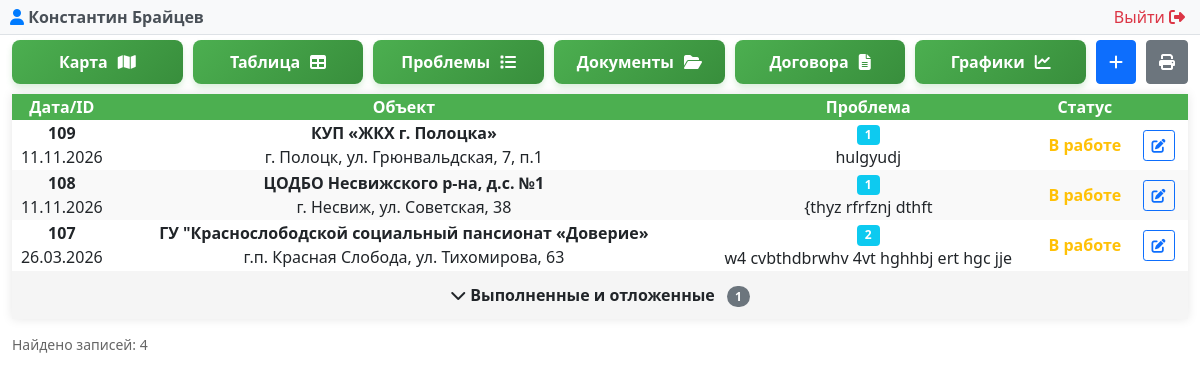
/avr.php (signed in), run on the app's committed database.
### tables this page shows
CREATE TABLE "LIFTEH_avr" ("id" integer NOT NULL PRIMARY KEY AUTOINCREMENT, "insert_date" datetime NOT NULL, "problem" varchar(500) NOT NULL, "work_id" integer NULL, "object_id" bigint NOT NULL REFERENCES "LIFTEH_object" ("id") DEFERRABLE INITIALLY DEFERRED, "user_id" integer NOT NULL REFERENCES "auth_user" ("id") DEFERRABLE INITIALLY DEFERRED, "result" integer NULL);

### avr.php (called while the page is built, shortened)
<?php
require __DIR__ . '/modules/avr/avr.php';

### modules/auth/auth.php (called while the page is built, shortened)
<?php
function getCurrentUser() {
    try {
        $pdo = getDbConnection();
        $stmt = $pdo->prepare("SELECT id, username, email, first_name, last_name, is_superuser, is_staff, is_active, dogovor FROM auth_user WHERE id = ?");
        $stmt->execute([$_SESSION['user_id']]);
        return $stmt->fetch(PDO::FETCH_ASSOC);
    } catch (PDOException $e) {
        error_log("Ошибка получения пользователя: " . $e->getMessage());
        return null;
    }
}
?>

### modules/avr/avr.php (shortened to what this page needs)
<?php
require_once __DIR__ . '/../../modules/auth/auth.php';
$currentUser = getCurrentUser();
try {
    $db = getDbConnection();
    $sql = "SELECT a.*,
                   w.name as work_name,
                   w.quantity,
                   w.unit,
                   o.customer as object_customer,
                   o.address as object_address,
                   (SELECT COUNT(*) FROM LIFTEH_work WHERE avr_id = a.id) as works_count
            FROM LIFTEH_avr a
            LEFT JOIN LIFTEH_work w ON a.work_id = w.id
            LEFT JOIN LIFTEH_object o ON a.object_id = o.id
            ORDER BY a.id DESC";
    $stmt = $db->query($sql);
    $all_avr_records = $stmt->fetchAll(PDO::FETCH_ASSOC);
    $active_records = [];
    $archived_records = [];
    foreach ($all_avr_records as $record) {
        if (in_array($record['result'], ['Выполнено', 'Отложено', 'Отменено'])) {
            $archived_records[] = $record;
        } else {
            $active_records[] = $record;
        }
    }
    $total_records_count = count($all_avr_records);
} catch (PDOException $e) {
    die("Ошибка подключения к базе данных: " . $e->getMessage());
}
?>
<!DOCTYPE html>
<html lang="ru">
    <?php $pageTitle = 'Учет ремонтов'; include __DIR__ . '/../../includes/header.php'; ?>
<body>
<?php include __DIR__ . '/../../modules/admin/user_panel.php'; ?>
<div class="container-fluid">
    <div>
        <div class="controls">
            <div class="button-group">
                <a href="/map.php" class="map-button">
                    <span class="button-text">Карта</span>
                    <i class="fas fa-map"></i>
                </a>
                <a href="/index.php" class="map-button">
                    <span class="button-text">Таблица</span>
                    <i class="fas fa-table"></i>
                </a>
                <a href="/problem.php" class="map-button">
                    <span class="button-text">Проблемы</span>
                    <i class="fas fa-list"></i>
                </a>
                <a href="/document.php" class="map-button">
                    <span class="button-text">Документы</span>
                    <i class="fas fa-folder-open"></i>
                </a>
                <a href="/dogovor.php" class="map-button">
                    <span class="button-text">Договора</span>
                    <i class="fas fa-file-alt"></i>
                </a>
                <a href="/charts.php" class="map-button">
                    <span class="button-text">Графики</span>
                    <i class="fas fa-chart-line"></i>
                </a>
                <button type="button" class="btn btn-primary" onclick="openAddModal()" title="Добавить запись АВР" aria-label="Добавить запись АВР">
                    <i class="fas fa-plus" aria-hidden="true"></i>
                </button>
                <button type="button" class="btn btn-secondary" onclick="printTable()">
                    <i class="fas fa-print"></i>
                </button>
            </div>
            <table id="avrTable">
                <thead>
                    <tr>
                        <th>Дата/ID</th>
                        <th style="min-width: 300px;">Объект</th>
                        <th>Проблема</th>
                        <th>Статус</th>
                        <th></th>
                    </tr>
                </thead>
                <tbody>
                    <?php if (empty($active_records)): ?>
                        <tr>
                            <td colspan="5" class="text-center">Нет активных записей</td>
                        </tr>
                    <?php else: ?>
                        <?php foreach ($active_records as $record): ?>
                            <tr data-id="<?= htmlspecialchars((string) $record['id'], ENT_QUOTES, 'UTF-8') ?>">
                                <td><strong><?= htmlspecialchars($record['id']) ?></strong><br>
                                <?= date('d.m.Y', strtotime($record['insert_date'])) ?>
                                </td>
                                <td>
                                    <?php
                                        $object_display = '<strong>' . htmlspecialchars($record['object_customer']) . '</strong>';
                                        $object_display .= '<br>' . htmlspecialchars($record['object_address'] ?? 'адрес не указан') . '';
                                        echo $object_display;
                                    ?>
                                </td>
                                <td>
                                    <span class="badge bg-info"><?= htmlspecialchars($record['works_count'] ?? '-') ?></span>
                                    <br>
                                    <?= htmlspecialchars($record['problem']) ?>
                                </td>
                                <td>
                                    <span class="<?= $record['result'] === 'Выполнено' ? 'status-active' : ($record['result'] === 'В работе' ? 'status-warning' : 'status-inactive') ?>">
                                        <?= htmlspecialchars($record['result'] ?? 'Не указан') ?>
                                    </span>
                                </td>
                                <td class="actions-column">
                                    <button type="button"
                                            class="btn btn-sm btn-outline-primary edit-avr"
                                            data-id="<?= htmlspecialchars((string) $record['id'], ENT_QUOTES, 'UTF-8') ?>"
                                            aria-label="Редактировать запись №<?= htmlspecialchars((string) $record['id'], ENT_QUOTES, 'UTF-8') ?>"
                                            title="Редактировать">
                                        <i class="fas fa-edit" aria-hidden="true"></i>
                                    </button>
                                </td>
                            </tr>
                        <?php endforeach; ?>
                    <?php endif; ?>
                    <?php if (count($archived_records) > 0): ?>
                        <tr class="accordion-row" id="accordionRow" style="background-color: #f5f5f5; cursor: pointer;">
                            <td colspan="5" style="padding: 12px; text-align: center; font-weight: bold;" onclick="toggleArchivedAvr()">
                                <span id="accordionIcon">
                                    <i class="fas fa-chevron-down"></i>
                                </span>
                                Выполненные и отложенные
                                <span style="background-color: #6c757d; color: white; padding: 2px 8px; border-radius: 12px; font-size: 12px; margin-left: 8px;">
                                    <?= count($archived_records) ?>
                                </span>
                            </td>
                        </tr>
                    <?php endif; ?>
                </tbody>
            </table>
            <div class="count">Найдено записей: <?= $total_records_count; ?></div>
        </div>
    </div>
</div>
</body>
</html>

### modules/admin/user_panel.php (shortened to what this page needs)
<div class="user-panel">
    <div class="user-info">
        <span class="user-name">
            <i class="fas fa-user"></i>
            <?php echo htmlspecialchars($currentUser['first_name'] ?? ''); ?>
            <?php echo htmlspecialchars($currentUser['last_name'] ?? ''); ?>
        </span>
        <a href="/modules/auth/logout.php" class="logout-btn">
          Выйти <i class="fas fa-sign-out-alt"></i>
        </a>
    </div>
</div>

### assets/css/avr_styles.css (style rules this page uses)
.button-group { flex-wrap: wrap; margin-top: 5px; display: flex; gap: 10px; }
.map-button, .refresh-button { flex: 1; padding: 10px 10px; border-radius: 8px; text-decoration: none; display: flex; align-items: center; justify-content: center; gap: 10px; font-weight: bold; font-size: 16px; transition: all 0.3s ease; text-align: center; }
.map-button { background: linear-gradient(135deg, #4CAF50 0%, #388E3C 100%); color: white; box-shadow: 0 4px 6px rgba(76, 175, 80, 0.2); }
table { width: 100%; border-collapse: collapse; margin-top: 10px; background-color: white; box-shadow: 0 0 10px rgba(0, 0, 0, 0.1); }
.user-info { display: flex; justify-content: space-between; margin: 0px 10px; }
.status-warning { color: #ffc107; font-weight: bold; }
thead { text-align-last: center; }
th { background-color: #4CAF50; color: white; font-weight: bold; position: sticky; top: 0; cursor: pointer; user-select: none; }
tr { text-align: center; }
tr:nth-child(even) { background-color: #f9f9f9; }
.count { margin: 15px 0; color: #666; font-size: 14px; }
.actions-column { text-align: center; text-wrap-mode: nowrap; width: 5%; }
.actions-column .btn { margin: 0 2px; }

### modules/admin/user_panel.php (style rules this page uses)
.user-panel { background-color: #f8f9fa; padding: 5px 10px; border-bottom: 1px solid #dee2e6; margin-bottom: 0px; }
.user-info { max-width: 1200px; margin: 0 auto; display: flex; justify-content: space-between; align-items: center; }
.user-name { font-weight: bold; color: #495057; }
.user-name i { color: #007bff; }
.logout-btn { color: #dc3545; text-decoration: none; border-radius: 4px; transition: background-color 0.3s; }
.logout-btn i { margin-right: 5px; }

### data on the page
lifteh_avr: id "109", insert_date "11.11.2026", object_customer "КУП «ЖКХ г. Полоцка»", object_address "г. Полоцк, ул. Грюнвальдская, 7, п.1", works_count "1", problem "hulgyudj", result "В работе"
lifteh_avr: id "108", insert_date "11.11.2026", object_customer "ЦОДБО Несвижского р-на, д.с. №1", object_address "г. Несвиж, ул. Советская, 38", works_count "1", problem "{thyz rfrfznj dthft", result "В работе"
lifteh_avr: id "107", insert_date "26.03.2026", object_customer "ГУ \"Краснослободской социальный пансионат «Доверие»", object_address "г.п. Красная Слобода, ул. Тихомирова, 63", works_count "2", problem "w4 cvbthdbrwhv 4vt hghhbj ert hgc jje", result "В работе"

### other printed values
$currentUser['first_name'] "Константин"
$currentUser['last_name'] "Брайцев"
count($archived_records) "1"
$total_records_count "4"
